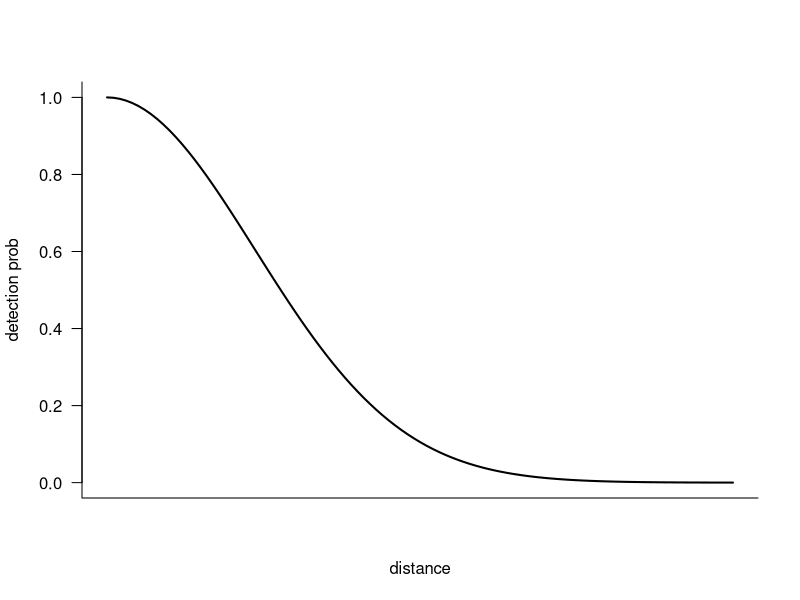
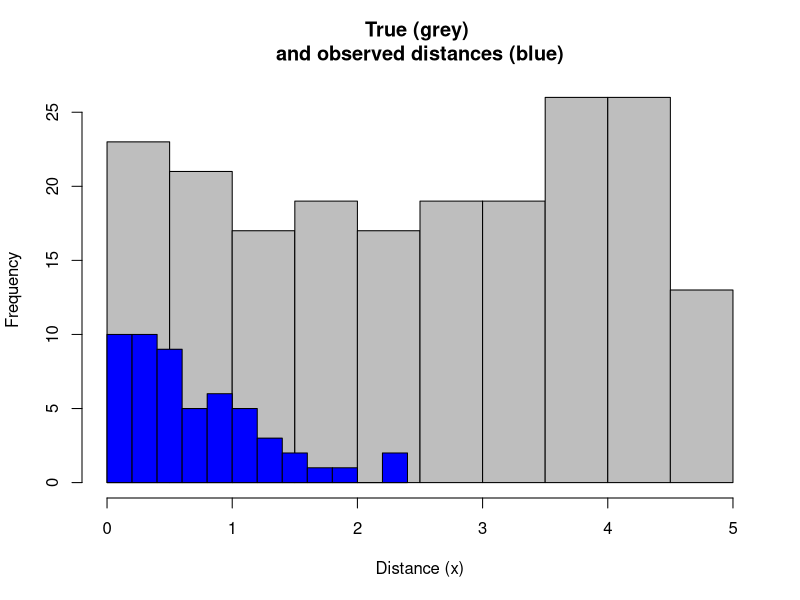

These charts were generated, in order, by the following R code:
## ---- chunk 1
knitr::opts_chunk$set(echo = TRUE)
## ---- chunk 2
curve(exp(-x^2/1), xlim=c(0,3), xlab="distance", ylab="detection prob", 
      xaxt='n', lwd=2, las=1, bty = "l")
## ---- chunk 3
sigma = 1
n = 200
B = 5
L = 10

x <- runif(n, -B, B)
p <- exp(-x^2/2*sigma^2) # detection probability
y_obs <- rbinom(n, size = 1, prob = p)
## ---- chunk 4
hist(abs(x), nclass = 15, xlab = "Distance (x)", col = "grey", 
     main = "True (grey) \nand observed distances (blue)" )
 hist(abs(x[y_obs==1]), nclass = 15, col = "blue", add = TRUE)
